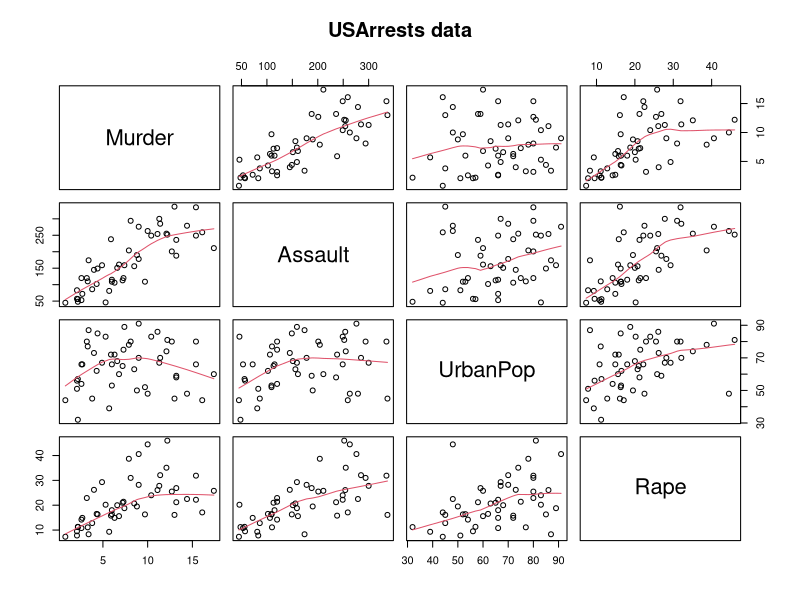
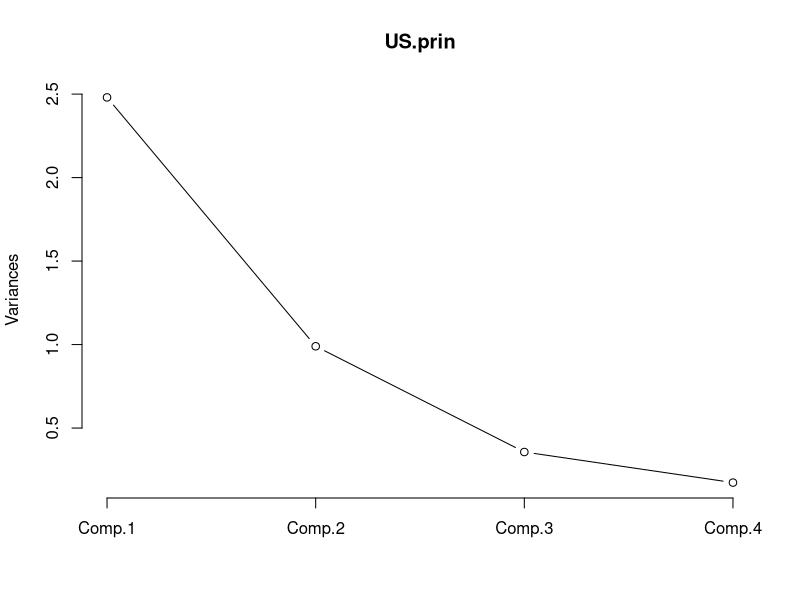
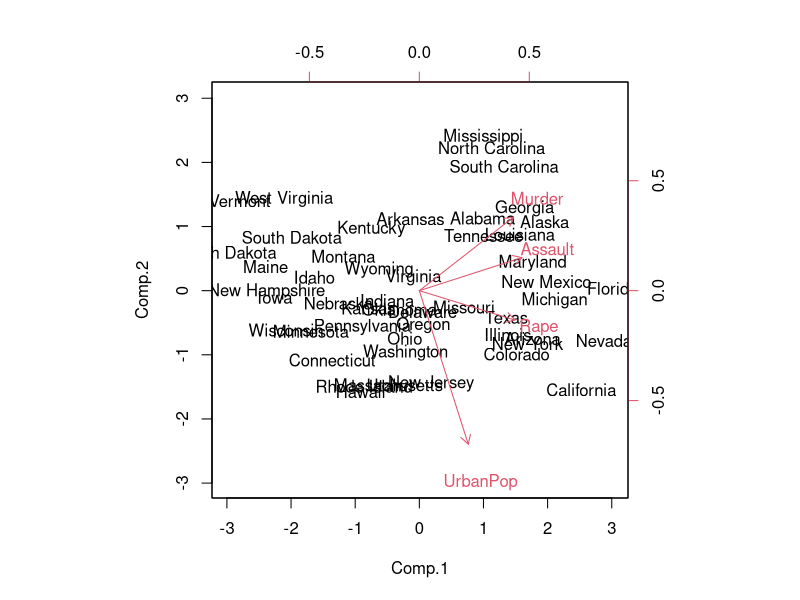

R code for these plots, in order:
x <- 9
if(x%%2==0) {                        # x/2의 나머지가 0이면 참
  print(paste(x, "는 짝수입니다."))  # x%%2==0 조건이 참일 때 수행할 코드
} else if (x%%2==1) {                
  print(paste(x, "는 홀수입니다."))  # 첫째 조건이 거짓, x%%2==1 조건이 참일 때 수행할 코드
} else {
  print("정수를 입력해 주세요.")     # 위의 조건 중 어느 것도 만족하지 않을 때 수행할 코드드
}

x <- 3.9
ifelse(x%%2 ==0, "짝수입니다", 
       ifelse(x%%2==1, "홀수입니다", "정수가 아닙니다."))

# paste() : () 안에 나열된 문자열을 합쳐주는 함수
print(paste("The year is", 2015))
print(paste("The year is", 2016))
print(paste("The year is", 2017))
print(paste("The year is", 2018))

# year변수에 2015에서 2018까지의 값이 모두 대입될 때까지 {}만의 구문이 반복
for(year in c(2015:2018)) {
  print(paste("The year is", year))
}

# year 변수의 값이 2018이하이면 {}안의 구문이 실행
year <- 2015
while(year<=2018) {
  print(paste("The year is", year))
  year <- year+1
}

# break 사용 예시
# 1~10까지의 숫자 중 짝수만 출력하기
i<-0
repeat{i<-i+2
        print(i)
    if(i>=10) {
      break        # i가 10이상이면 반복문 종료
    }
}

# next 사용 예시
# 1~10까지의 숫자 중 홀수만 출력하기
# 반복문 내의 next를 만나면 print(i)를 실행하지 않고 for 문의 맨 처음으로 이동
for(i in 1:10) {
  if(i%%2==0) { next }
  print(i)
}

# iris 데이터의 구조 확인 : 150개의 행과 5개의 변수를 가지고 있다.
str(iris)

# 150개의 개체들의 고유번호에 해당하는 'ID'변수를 새로 생성
iris$ID<-1:150

# iris 데이터의 상위 6개의 행을 출력한 결과, ID 변수가 추가된 것을 확인할 수 있다.
head(iris)

# ifelse 함수를 이용하여 ID가 짝수이면 A, 홀수이면 B를 부여
iris["group"] <- ifelse(iris$ID%%2==0, "A", "B")

# iris 데이터의 상위 6개의 행을 출력 : Group 변수가 추가된 것을 확인할 수 있다.
head(iris)

# Sepal.Length 변수와 Petal.Length 변수의 값을 더하여 'Sum.Length'라는 새로운 변수 생성
transform(iris, Sum.Length=Sepal.Length + Petal.Length)

# 학생id(student_id 변수)와 시험점수(score 변수)로 이루어진 데이터 프레임 생성
student_id <- c("s1", "s2", "s3", "s4", "s5", "s6")    # 학생id가 담긴 벡터
score <- c(55, 90, 85, 71, 63, 99)
score_df <- data.frame(student_id, score)
score_df

# 학생의 점수(score변수)를 수, 우, 미, 양, 가로 분류하여 'grade'라는 새로운 변수 생성
score_df <- within(score_df, {
  grade = character(0)        # 새로운 변수의 데이터 타입 지정 (생략 가능)
  grade[ score < 60 ] = "가"  # score가 60미만인 경우 grade에 "가" 입력
  grade[ score >= 60 & score < 70 ] = "양"
  grade[ score >= 70 & score < 80 ] = "미"
  grade[ score >= 80 & score < 90 ] = "우"
  grade[ score >= 90 ] = "수"
  grade = factor(grade, level = c("수", "우", "미", "양", "가"))
  # grade변수를 "수", "우", "미", "양", "가"의 범주로 이루어진 팩터로 변환
})

# score_df 출력: grade 변수가 추가된 것을 확인할 수 있다.
score_df

# 주성분분석
# 1. 데이터 확인 및 산점도를 통한 변수 간 상관관계 파악
library(datasets)
data(USArrests)

head(USArrests)

# 산점도를 통해 변수 간 상관관계 파악
# pairs() : 둘 이상의 변수에 대해 모든 가능한 산점도를 그려줌
pairs(USArrests, panel = panel.smooth, main = "USArrests data")

# 2. 주성분분석 수행
US.prin <- princomp(USArrests, cor=TRUE)
summary(US.prin)

# screenplot 그리기
# 주성분분석의 결과를 plot 함수 인자값으로 지정하면 scree plot이 생성된다.
plot(US.prin, type='l')

# 3. Loading
US.prin$loadings

# 4. Scores
US.prin$scores

# 5. 제 1-2 주성분에 의한 행렬도
biplot(US.prin, scale=0)

# 요인분석
# swiss 데이터 확인
data(swiss)
str(swiss)

# 정규화 수행 및 실습용 데이터 생성
# apply(데이터, 계산방향, 적용함수) : 주어진 데이터의 행 혹은 열 방향으로 함수를 적용
Min <- apply(swiss,2,min)
Max <- apply(swiss,2,max)
swiss_fa <- scale(swiss, center=Min, scale=(Max-Min))

head(swiss_fa)

# 요인분석 수행
# factanal 함수 rotation 인자의 기본값은 "varimax" 임 (직각회전의 베리맥스 회전)
factanal(swiss_fa, factors=3)

# 표준화
# 데이터 확인
data("mtcars")
str(mtcars)

# 데이터프레임 생성
test.cars <- mtcars[,c("mpg", "hp")]

# test.cars 데이터의 상위 6개의 행 확인
head(test.cars)

# 표준화한 변수 추가
test.cars <- transform(test.cars,
                       mpg_scale = scale(test.cars$mpg),
                       hp_scale = scale(test.cars$hp))

head(test.cars)

# iris 데이터 Sepal.Length 변수의 최솟값 저장
Min <- min(iris$Sepal.Length)

# iris 데이터 Sepal.Length 변수의 최댓값 저장
Max <- max(iris$Sepal.Length)

# scale 함수를 활용한 min-max 정규화
iris$SL_new <- scale(iris$Sepal.Length, center=Min, scale=Max-Min)

head(iris)

# 정규화한 값을 반환하는 함수 정의
# x: 정규화하고자 하는 숫자형 벡터
normalize <- function(x) {
  return ((x-min(x)) / (max(x) - min(x)))
}

# 숫자형 벡터 생성
num <- c(50:500)

# 생성한 사용자 정의 함수를 이용하여 정규화 수행
num_new <- normalize(num)
head(num_new)
